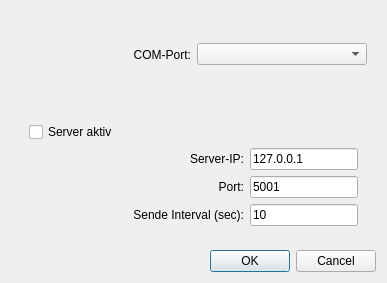
<?xml version="1.0" encoding="UTF-8"?>
<ui version="4.0">
 <class>Setting</class>
 <widget class="QDialog" name="Setting">
  <property name="windowModality">
   <enum>Qt::ApplicationModal</enum>
  </property>
  <property name="geometry">
   <rect>
    <x>0</x>
    <y>0</y>
    <width>387</width>
    <height>283</height>
   </rect>
  </property>
  <property name="windowTitle">
   <string>Einstellungen</string>
  </property>
  <property name="windowIcon">
   <iconset resource="Ressource.qrc">
    <normaloff>:/images/images/logo.jpg</normaloff>:/images/images/logo.jpg</iconset>
  </property>
  <layout class="QVBoxLayout" name="verticalLayout">
   <item>
    <widget class="QWidget" name="widget_3" native="true">
     <layout class="QHBoxLayout" name="horizontalLayout_2">
      <item>
       <widget class="QLabel" name="label_2">
        <property name="sizePolicy">
         <sizepolicy hsizetype="Preferred" vsizetype="Preferred">
          <horstretch>0</horstretch>
          <verstretch>0</verstretch>
         </sizepolicy>
        </property>
        <property name="text">
         <string>COM-Port:</string>
        </property>
        <property name="scaledContents">
         <bool>false</bool>
        </property>
        <property name="alignment">
         <set>Qt::AlignRight|Qt::AlignTrailing|Qt::AlignVCenter</set>
        </property>
       </widget>
      </item>
      <item>
       <widget class="QComboBox" name="cb_Comport"/>
      </item>
     </layout>
    </widget>
   </item>
   <item>
    <widget class="QWidget" name="widget" native="true">
     <layout class="QVBoxLayout" name="verticalLayout_2">
      <item>
       <widget class="QWidget" name="widget_4" native="true">
        <layout class="QGridLayout" name="gridLayout">
         <item row="3" column="1">
          <widget class="QLineEdit" name="te_ServerInterval">
           <property name="sizePolicy">
            <sizepolicy hsizetype="Fixed" vsizetype="Fixed">
             <horstretch>0</horstretch>
             <verstretch>0</verstretch>
            </sizepolicy>
           </property>
           <property name="text">
            <string>10</string>
           </property>
          </widget>
         </item>
         <item row="3" column="0">
          <widget class="QLabel" name="label_4">
           <property name="text">
            <string>Sende Interval (sec):</string>
           </property>
           <property name="alignment">
            <set>Qt::AlignRight|Qt::AlignTrailing|Qt::AlignVCenter</set>
           </property>
          </widget>
         </item>
         <item row="2" column="0">
          <widget class="QLabel" name="label">
           <property name="sizePolicy">
            <sizepolicy hsizetype="Expanding" vsizetype="Preferred">
             <horstretch>0</horstretch>
             <verstretch>0</verstretch>
            </sizepolicy>
           </property>
           <property name="text">
            <string>Port:</string>
           </property>
           <property name="alignment">
            <set>Qt::AlignRight|Qt::AlignTrailing|Qt::AlignVCenter</set>
           </property>
          </widget>
         </item>
         <item row="0" column="0">
          <widget class="QCheckBox" name="cb_ServerAktiv">
           <property name="layoutDirection">
            <enum>Qt::LeftToRight</enum>
           </property>
           <property name="text">
            <string>Server aktiv</string>
           </property>
          </widget>
         </item>
         <item row="1" column="0">
          <widget class="QLabel" name="label_3">
           <property name="text">
            <string>Server-IP:</string>
           </property>
           <property name="alignment">
            <set>Qt::AlignRight|Qt::AlignTrailing|Qt::AlignVCenter</set>
           </property>
          </widget>
         </item>
         <item row="1" column="1">
          <widget class="QLineEdit" name="te_ServerIp">
           <property name="enabled">
            <bool>true</bool>
           </property>
           <property name="sizePolicy">
            <sizepolicy hsizetype="Fixed" vsizetype="Fixed">
             <horstretch>0</horstretch>
             <verstretch>0</verstretch>
            </sizepolicy>
           </property>
           <property name="font">
            <font>
             <kerning>true</kerning>
            </font>
           </property>
           <property name="contextMenuPolicy">
            <enum>Qt::DefaultContextMenu</enum>
           </property>
           <property name="inputMask">
            <string/>
           </property>
           <property name="text">
            <string>127.0.0.1</string>
           </property>
           <property name="frame">
            <bool>true</bool>
           </property>
           <property name="echoMode">
            <enum>QLineEdit::Normal</enum>
           </property>
           <property name="readOnly">
            <bool>false</bool>
           </property>
           <property name="placeholderText">
            <string/>
           </property>
          </widget>
         </item>
         <item row="2" column="1">
          <widget class="QLineEdit" name="te_ServerPort">
           <property name="sizePolicy">
            <sizepolicy hsizetype="Fixed" vsizetype="Fixed">
             <horstretch>0</horstretch>
             <verstretch>0</verstretch>
            </sizepolicy>
           </property>
           <property name="text">
            <string>5001</string>
           </property>
          </widget>
         </item>
        </layout>
       </widget>
      </item>
     </layout>
    </widget>
   </item>
   <item>
    <widget class="QDialogButtonBox" name="buttonBox">
     <property name="orientation">
      <enum>Qt::Horizontal</enum>
     </property>
     <property name="standardButtons">
      <set>QDialogButtonBox::Cancel|QDialogButtonBox::Ok</set>
     </property>
    </widget>
   </item>
  </layout>
 </widget>
 <resources>
  <include location="Ressource.qrc"/>
 </resources>
 <connections>
  <connection>
   <sender>buttonBox</sender>
   <signal>accepted()</signal>
   <receiver>Setting</receiver>
   <slot>accept()</slot>
   <hints>
    <hint type="sourcelabel">
     <x>248</x>
     <y>254</y>
    </hint>
    <hint type="destinationlabel">
     <x>157</x>
     <y>274</y>
    </hint>
   </hints>
  </connection>
  <connection>
   <sender>buttonBox</sender>
   <signal>rejected()</signal>
   <receiver>Setting</receiver>
   <slot>reject()</slot>
   <hints>
    <hint type="sourcelabel">
     <x>316</x>
     <y>260</y>
    </hint>
    <hint type="destinationlabel">
     <x>286</x>
     <y>274</y>
    </hint>
   </hints>
  </connection>
 </connections>
</ui>
